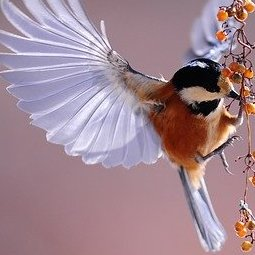
//> input picture images/Bird.jpg, 255 x 255 px
$ ./sub_matrix   (built with g++ and OpenCV 4)
//> lines starting //> are read from the running program, lines starting //| are printed output that depends on the picture
#include <iostream>
#include <opencv2/core/core.hpp>
#include <opencv2/highgui/highgui.hpp>

using namespace std;
using namespace cv;

int main()
{
      Mat image = imread("images/Bird.jpg", IMREAD_COLOR);
//> image is the input picture: 255 rows x 255 cols, CV_8UC3; mean B, G, R 145.5, 134.6, 160.8

//      imshow("Output", image);

      Mat sub1(image, Rect(20, 30, 100, 200));
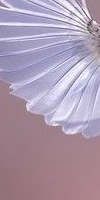
//> sub1: 200 rows x 100 cols, CV_8UC3; mean B, G, R 175.1, 154.2, 171.7
      Mat sub2(image, Rect(Point(120, 30), Point(220,230)));
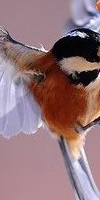
//> sub2: 200 rows x 100 cols, CV_8UC3; mean B, G, R 121.2, 116.3, 146

      sub1 = Scalar(0, 255, 0); // sub1<- Green
      sub2 = Scalar(255, 255, 255); // sub2 <- White

      imshow("sub1", sub1);
      imshow("sub2", sub2);
      imshow("org+sub", image);
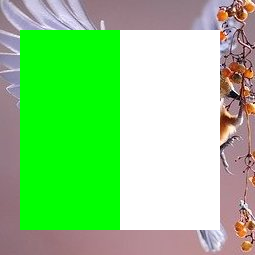
//> window 'org+sub': 255 rows x 255 cols, CV_8UC3; mean B, G, R 132.9, 208.3, 141.6

      waitKey(0);

      return 0;
}
